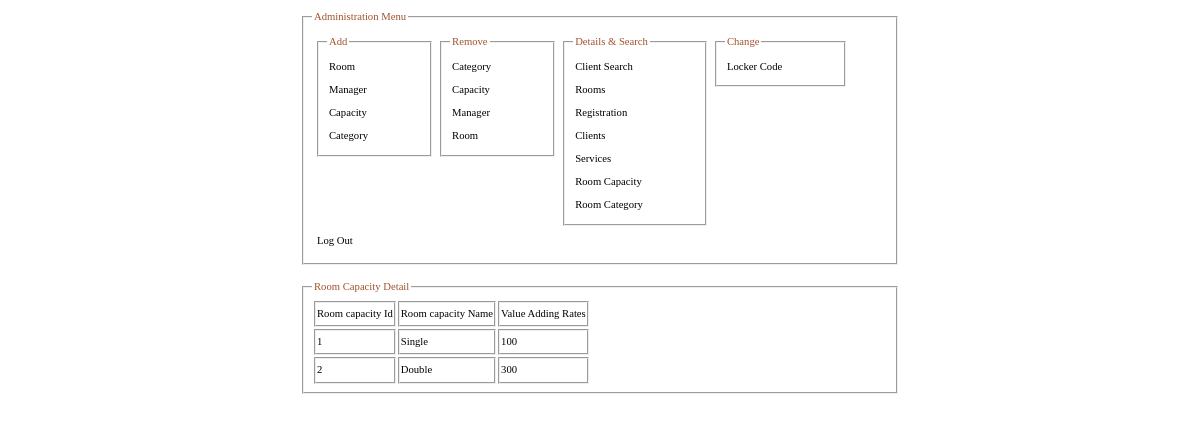
The page /manager/room_capacities.php (signed in) on the database its author committed.
### tables this page shows
CREATE TABLE `room_capacity` (
  `room_capacity_id` int(11) NOT NULL AUTO_INCREMENT,
  `room_capacity_name` varchar(255) NOT NULL,
  `rates` int(11) NOT NULL,
  PRIMARY KEY (`room_capacity_id`)
);

### manager/room_capacities.php (the view, shortened to what this page needs)
<?php
$path = "../";
require $path.'includes/connect.php';
require $path.'includes/header-manager.php';
echo "<div class='lower'>";
$q1 = "SELECT * FROM room_capacity";
$result1 = mysql_query($q1, $connect);
echo "<fieldset><legend>Room Capacity Detail</legend>";
echo "<table class='tab'><tr><td>Room capacity Id</td><td>Room capacity Name</td><td>Value Adding Rates</td></tr>";
while ($array = mysql_fetch_array($result1)) {
    echo "<tr>";
    for ($i = 0; $i < 3; $i++) {
        echo "<td>" . $array[$i] . "</td>";
    }
    echo "</tr>";
}
echo "</table>";
echo "</fieldset>";
require ($path . "includes/footer-manager.php");
?>

### includes/styles/hotel.css (style rules this page uses)
body { background: white; font : 8pt/160% 'Lucida Grande'; }
table td { font: 8pt/190% 'Lucida Grande'; }
div.lower { position: absolute; width: 100%; height: 300px; top: 270px; }
table.tab tr td { border-right-style: groove; border-left-style: groove; border-bottom-style: groove; border-top-style: groove; border-right-width: 2px; border-left-width: 2px; border-bottom-width: 2px; border-top-width: 2px; }
legend { color:sienna; }

### rows shown on the page
room_capacity: room_capacity_id "1", room_capacity_name "Single", rates "100"
room_capacity: room_capacity_id "2", room_capacity_name "Double", rates "300"
